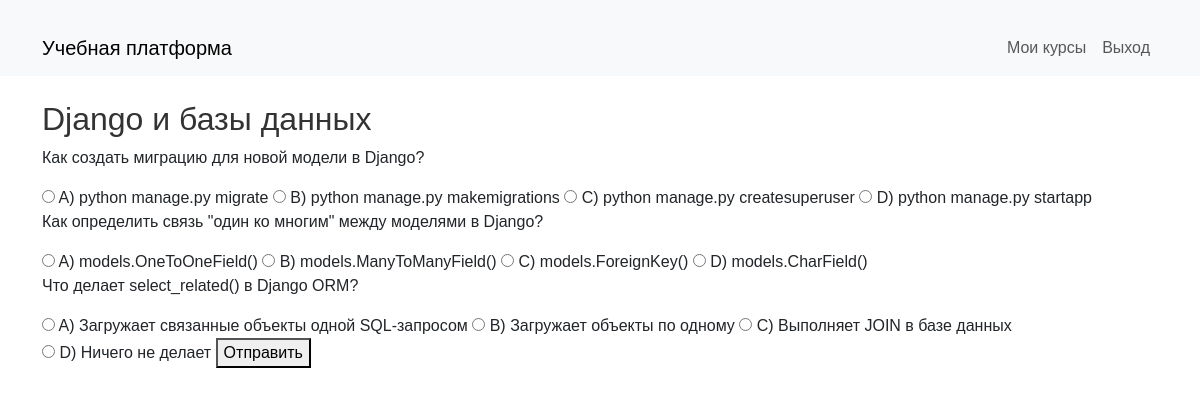
/quiz/3/ (signed in), run on the app's committed database.
### online_courses/models.py (models this page shows, shortened)
class Quiz(models.Model):
    lesson = models.ForeignKey(Lesson, on_delete=models.CASCADE)
    course = models.ForeignKey(Course, on_delete=models.CASCADE)
    title = models.CharField(max_length=255)
    description = models.TextField()

class Question(models.Model):
    quiz = models.ForeignKey(Quiz, on_delete=models.CASCADE, related_name='questions')
    text = models.TextField()
    correct_answer = models.CharField(max_length=255)
    choices = models.TextField(help_text="Варианты ответов через запятую")  # Добавляем поле для вариантов ответов
    def get_choices(self):
        return self.choices.split(",")

### online_courses/views.py (the view, shortened to what this page needs)
# urls.py: path('quiz/<int:quiz_id>/', take_quiz, name='take_quiz'),
@login_required
def take_quiz(request, quiz_id):
    quiz = get_object_or_404(Quiz, id=quiz_id)
    questions = quiz.questions.all()
    return render(request, 'take_quiz.html', {'quiz': quiz, 'questions': questions})

### online_courses/templates/take_quiz.html (shortened to what this page needs)
{% extends 'base.html' %}
{% block content %}
<div class="quiz">
    <h2>{{ quiz.title }}</h2>
    <form method="post">
        {% for question in questions %}
            <p>{{ question.text }}</p>
            {% for choice in question.get_choices %}
                <label>
                    <input type="radio" name="question_{{ question.id }}" value="{{ choice }}" required>
                    {{ choice }}
                </label>
            {% endfor %}
        {% endfor %}
        <button type="submit">Отправить</button>
    </form>
</div>
{% endblock %}

### online_courses/static/css/style.css (style rules this page uses)
body { font-family: Arial, sans-serif; }
h1, h2 { color: #333; }

### data on the page
Quiz: title "Django и базы данных"
Question: text "Как создать миграцию для новой модели в Django?", get_choices "A) python manage.py migrate" "B) python manage.py makemigrations" "C) python manage.py createsuperuser" "D) python manage.py startapp"
Question: text "Как определить связь \"один ко многим\" между моделями в Django?", get_choices "A) models.OneToOneField()" "B) models.ManyToManyField()" "C) models.ForeignKey()" "D) models.CharField()"
Question: text "Что делает select_related() в Django ORM?", get_choices "A) Загружает связанные объекты одной SQL-запросом" "B) Загружает объекты по одному" "C) Выполняет JOIN в базе данных" "D) Ничего не делает"
